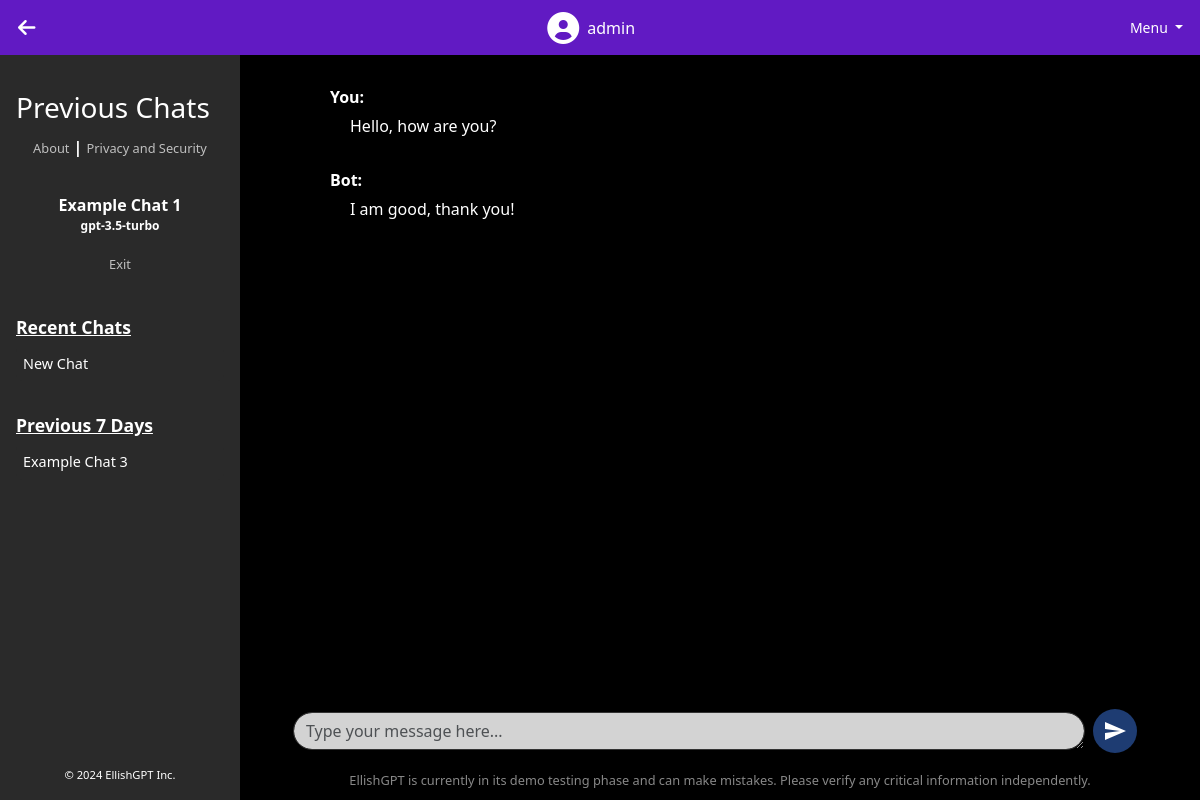
The app's page /chat/1 (signed in) with its own data.
### tables this page shows
CREATE TABLE chats (
                chat_id INTEGER PRIMARY KEY,
                user_id INTEGER,
                model_id INTEGER,
                title TEXT,
                chat TEXT,
                time TIMESTAMP,
                model_name TEXT,
                FOREIGN KEY(user_id) REFERENCES users(userid),
                FOREIGN KEY(model_id) REFERENCES models(modelid)
            );

CREATE TABLE chat_messages (
                id INTEGER PRIMARY KEY AUTOINCREMENT,
                chat_id INTEGER,
                sender TEXT,
                message TEXT,
                timestamp TIMESTAMP DEFAULT CURRENT_TIMESTAMP,
                FOREIGN KEY (chat_id) REFERENCES chats(chat_id)
            );

### genaiserver_wl_folder/flask_app.py (the view, shortened to what this page needs)
    @app.route('/chat/<int:chat_id>', methods=['GET', 'POST'])
    @login_required
    def open_chat(chat_id):
        try:
            db = get_db()
            username = session.get('username')
            if not username:
                flash("User not logged in.")
                return redirect(url_for('home'))
            cur = db.execute('SELECT userid FROM users WHERE username = ?', (username,))
            result = cur.fetchone()
            if result is None:
                flash("User not found.")
                return redirect(url_for('home'))
            user_id = result['userid']
            cur = db.execute('SELECT * FROM chats WHERE chat_id = ?', (chat_id,))
            chat = cur.fetchone()
            if chat is None:
                logging.error(f"Chat with id {chat_id} not found.")
                flash("Chat not found.")
                return redirect(url_for('chat'))
            chat_data = dict(time=chat['time'], chat=chat['chat'], title=chat['title'], chat_id=chat['chat_id'], model_name=chat['model_name'])
            cur_messages = db.execute('SELECT sender, message, timestamp FROM chat_messages WHERE chat_id = ? ORDER BY timestamp ASC', (chat_id,))
            messages = [{'sender': row['sender'], 'message': row['message'], 'timestamp': row['timestamp']} for row in cur_messages.fetchall()]
            cur2 = db.execute('SELECT * FROM chats WHERE user_id = ? ORDER BY time;', (user_id,))
            chats = [dict(time=row['time'], chat=row['chat'], title=row['title'], chat_id=row['chat_id'], model_name=row['model_name']) for row in cur2.fetchall()]
            today = datetime.now(timezone.utc)
            one_day_ago = today - timedelta(days=1)
            seven_days_ago = today - timedelta(days=7)
            app_data = {
                'description': 'Your AI Chat Application'
            }
            for chat in chats:
                if chat['time'].tzinfo is None:
                    chat['time'] = chat['time'].replace(tzinfo=timezone.utc)
            return render_template("chat_detail.html", app_data=app_data, chat=chat_data, messages=messages, chats=chats, hide_navbar=True, datetime=datetime, timedelta=timedelta, today=today, one_day_ago=one_day_ago, seven_days_ago=seven_days_ago)
        except Exception as e:
            logging.exception(f"Error opening chat {chat_id}: {e}")
            flash("An error occurred while trying to open the chat.")
            return redirect(url_for('chat'))

### genaiserver_wl_folder/sql.py (called while the page is built)
def convert_datetime(s):
    return datetime.strptime(s.decode('utf-8'), '%Y-%m-%d %H:%M:%S')

### templates/chat_detail.html (shortened to what this page needs)
{% extends 'layout.html' %} {% block body %}
<div class="container-fluid p-0 m-0">
    <div
        class="d-flex justify-content-between align-items-center p-2"
        style="background-color: #611ac3; height: 55px"
    >
        <div class="d-flex align-items-center">
            <button
                class="btn btn-sm btn-toggle-sidebar"
                onclick="toggleSidebar()"
            >
                <i id="sidebarToggleIcon" class="fa fa-arrow-left"></i>
            </button>
        </div>
        <div class="d-flex align-items-center ms-3">
            <a
                class="nav-link text-white d-flex align-items-center"
                href="/profile"
            >
                <i class="fa fa-user-circle fa-2x"></i>
                <span class="ms-2">{{ session['username'] }}</span>
            </a>
        </div>
        <div
            class="dropdown"
            onmouseover="openDropdown()"
            onmouseleave="closeDropdown()"
        >
            <button
                class="btn btn-sm text-white dropdown-toggle"
                type="button"
                id="dropdownMenuButton"
            >
                Menu
            </button>
        </div>
    </div>
    <div class="row m-0" style="height: calc(100vh - 55px); overflow: hidden">
        <div
            class="d-flex align-items-stretch p-0 m-0 sidebar-container"
            style="z-index: 2; background-color: #2a2a2a; overflow-y: auto"
        >
            <div
                class="list-group sidebar d-flex flex-column justify-content-between w-100"
                style="height: 100%; border-radius: 0"
            >
                <div class="sidebar-content">
                    <div
                        class="sidebar-header text-white p-3"
                        style="margin-top: 20px; font-weight: bold"
                    >
                        <h3 style="margin-bottom: 10px">Previous Chats</h3>
                        <div class="text-center" style="margin-bottom: 10px">
                            <a
                                href="{{ url_for('about') }}"
                                class="text-white"
                                style="
                                    font-size: 0.8rem;
                                    opacity: 0.7;
                                    font-weight: normal;
                                    text-decoration: none;
                                "
                                >About</a
                            >
                            |
                            <a
                                href="{{ url_for('privacy') }}"
                                class="text-white"
                                style="
                                    font-size: 0.8rem;
                                    opacity: 0.7;
                                    font-weight: normal;
                                    text-decoration: none;
                                "
                                >Privacy and Security</a
                            >
                        </div>
                        <br />
                        <div class="text-center" style="margin-bottom: 10px">
                            <strong>{{ chat.title }}</strong>
                            <p style="font-size: 12px">{{ chat.model_name }}</p>
                        </div>
                        <div class="text-center" style="margin-bottom: 10px">
                            <a
                                href="{{ url_for('chat') }}"
                                class="text-white"
                                style="
                                    font-size: 0.8rem;
                                    opacity: 0.7;
                                    font-weight: normal;
                                    text-decoration: none;
                                "
                                >Exit</a
                            >
                        </div>
                    </div>
                    {% set recent_chats = chats | selectattr("time", ">",
                    one_day_ago) | list %} {% set past_week_chats = chats |
                    selectattr("time", ">", seven_days_ago) | selectattr("time",
                    "<=", one_day_ago) | list %} {% set older_chats = chats |
                    selectattr("time", "<=", seven_days_ago) | list %} {% if
                    recent_chats %}
                    <div class="sidebar-section text-white p-3">
                        <h6 class="subheading">Recent Chats</h6>
                        {% for chat in recent_chats | sort(attribute='time',
                        reverse=True) %}
                        <div class="list-group-item-container">
                            <a
                                href="{{ url_for('open_chat', chat_id=chat.chat_id) }}"
                                class="list-group-item list-group-item-action sidebar-item rounded"
                                >{{ chat.title }}</a
                            >
                        </div>
                        {% endfor %}
                    </div>
                    {% endif %} {% if past_week_chats %}
                    <div class="sidebar-section text-white p-3">
                        <h6 class="subheading">Previous 7 Days</h6>
                        {% for chat in past_week_chats | sort(attribute='time',
                        reverse=True) %}
                        <div class="list-group-item-container">
                            <a
                                href="{{ url_for('open_chat', chat_id=chat.chat_id) }}"
                                class="list-group-item list-group-item-action sidebar-item rounded"
                                >{{ chat.title }}</a
                            >
                        </div>
                        {% endfor %}
                    </div>
                    {% endif %}
                </div>
                <div
                    class="sidebar-footer text-white p-3 text-center"
                    style="font-size: 0.7rem"
                >
                    &copy; 2024 EllishGPT Inc.
                </div>
            </div>
        </div>
        <div
            class="col-md-10 d-flex justify-content-center align-items-center p-0 m-0 main-content"
        >
            <div
                class="chat-interface-container d-flex flex-column justify-content-between align-items-center p-0"
                style="
                    max-width: 1000px;
                    width: 100%;
                    height: calc(100vh - 55px);
                "
            >
                <div
                    class="chat-box bg-black text-white d-flex flex-column align-items-center"
                    style="
                        flex-grow: 1;
                        padding: 20px;
                        overflow-y: auto;
                        width: 100%;
                    "
                >
                    <div
                        id="chatHistory"
                        class="chat-history mb-4"
                        style="
                            flex-grow: 1;
                            padding-bottom: 1rem;
                            width: 100%;
                            max-width: 800px;
                        "
                    >
                        {% for message in messages %}
                        <div
                            class="chat-message {% if message.sender == session['username'] %}user-message{% else %}bot-message{% endif %}"
                            style="max-width: 100%"
                        >
                            <strong>{{ message.sender }}:</strong>
                            <div class="message-content">
                                {{ message.message }}
                            </div>
                        </div>
                        {% endfor %}
                    </div>
                </div>
                <div
                    class="chat-input mt-3"
                    style="flex-shrink: 0; width: 100%"
                >
                    <form
                        id="chatForm"
                        class="d-flex align-items-center justify-content-center w-100"
                    >
                        <div
                            class="input-group"
                            style="max-width: 800px; width: 100%"
                        >
                            <textarea
                                class="form-control me-2"
                                rows="1"
                                name="chat"
                                id="chatInput"
                                placeholder="Type your message here..."
                                style="
                                    background-color: #d3d3d3;
                                    color: black;
                                    border: 1px solid #333;
                                    border-radius: 25px;
                                "
                            ></textarea>
                        </div>
                        <button
                            class="btn btn-send"
                            type="button"
                            onclick="sendChat()"
                            style="
                                background: #1e3c72;
                                color: white;
                                border: none;
                                border-radius: 50%;
                                padding: 10px;
                                display: flex;
                                align-items: center;
                                justify-content: center;
                                cursor: pointer;
                                margin-right: 10px;
                                z-index: 1;
                            "
                        >
                            <svg
                                xmlns="http://www.w3.org/2000/svg"
                                width="24"
                                height="24"
                                fill="white"
                                viewBox="0 0 24 24"
                            >
                                <path
                                    d="M2.01 21l20.99-9-20.99-9-.01 7 15 2-15 2z"
                                />
                            </svg>
                        </button>
                    </form>
                    <div class="footer-text mt-2 text-center">
                        EllishGPT is currently in its demo testing phase and can
                        make mistakes. Please verify any critical information
                        independently.
                    </div>
                </div>
            </div>
        </div>
    </div>
</div>
{% endblock %}

### templates/layout.html (style rules this page uses)
html, body { margin: 0; padding: 0; height: 100%; overflow-x: hidden; }

### templates/chat_detail.html (style rules this page uses)
body { opacity: 1; transition: opacity 0.5s ease-in-out; background-color: black; color: white; }
.sidebar { background-color: #2a2a2a; height: 100%; flex-grow: 1; transition: all 0.3s ease; }
.sidebar-item { background-color: #2a2a2a; color: white; margin-bottom: 2px; padding: 6px; text-align: left; font-size: 0.9rem; transition: background-color 0.3s, color 0.3s; border-radius: 10px; border-color: #2a2a2a; position: relative; display: flex; align-items: center; justify-content: space-between; }
.list-group-item-container { position: relative; display: flex; align-items: center; justify-content: space-between; }
.btn-toggle-sidebar { background: none; border: none; color: white; font-size: 20px; padding: 5px 10px; cursor: pointer; }
.sidebar-container { transition: all 0.3s ease; position: absolute; top: 55px; left: 0; bottom: 0; max-width: 20%; overflow-y: auto; height: calc(100vh - 55px); background-color: #2a2a2a; z-index: 2; }
.main-content { transition: all 0.3s ease; width: 100%; display: flex; justify-content: center; align-items: center; flex-direction: column; transform: translateX(10%); }
.footer-text { font-size: 0.8rem; color: #888; text-align: center; padding: 10px; width: 100%; }
.subheading { font-weight: bold; color: #ffffff; font-size: 1.1rem; text-decoration: underline; }
.sidebar-content { flex-grow: 1; }
.sidebar-footer { background-color: #2a2a2a; }
.form-control { background-color: #444; border: none; color: white; }
.chat-message { display: flex; flex-direction: column; align-items: flex-start; margin-bottom: 10px; padding: 10px; border-radius: 10px; width: 100%; max-width: 100%; word-wrap: break-word; }
.bot-message { background-color: transparent; color: white; }
.message-content { margin-left: 20px; margin-top: 5px; }

### records on screen
chats: title "Example Chat 1", model_name "gpt-3.5-turbo"
chats: title "New Chat"
chats: title "Example Chat 3"
chat_messages: sender "You", message "Hello, how are you?"
chat_messages: sender "Bot", message "I am good, thank you!"

### other values on screen
{{ session['username'] }} "admin"
